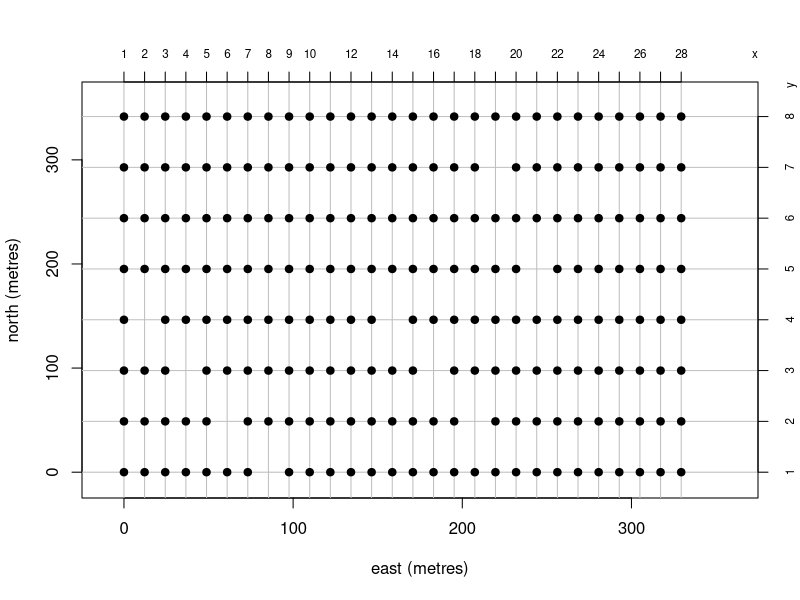
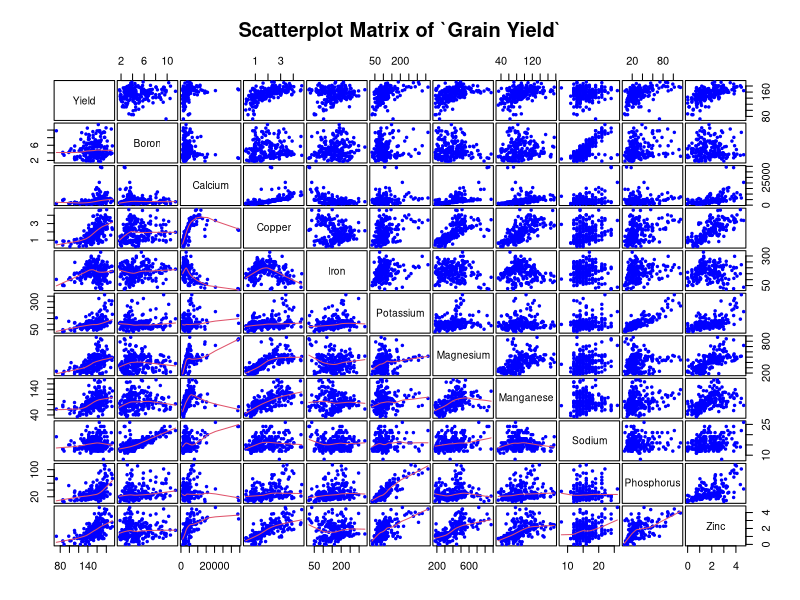
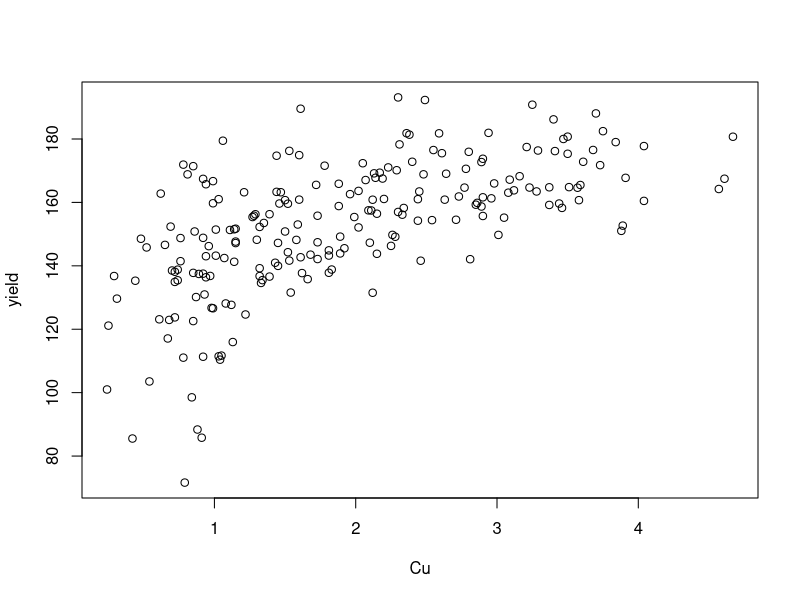
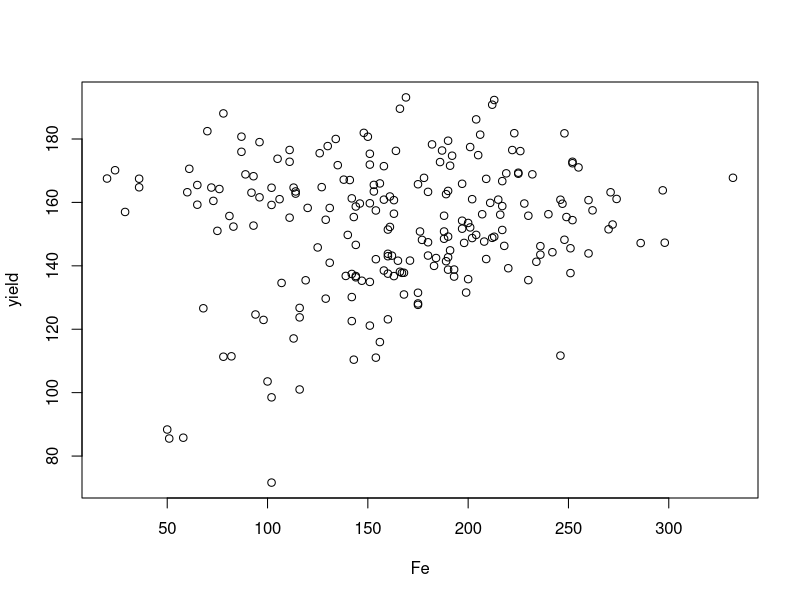
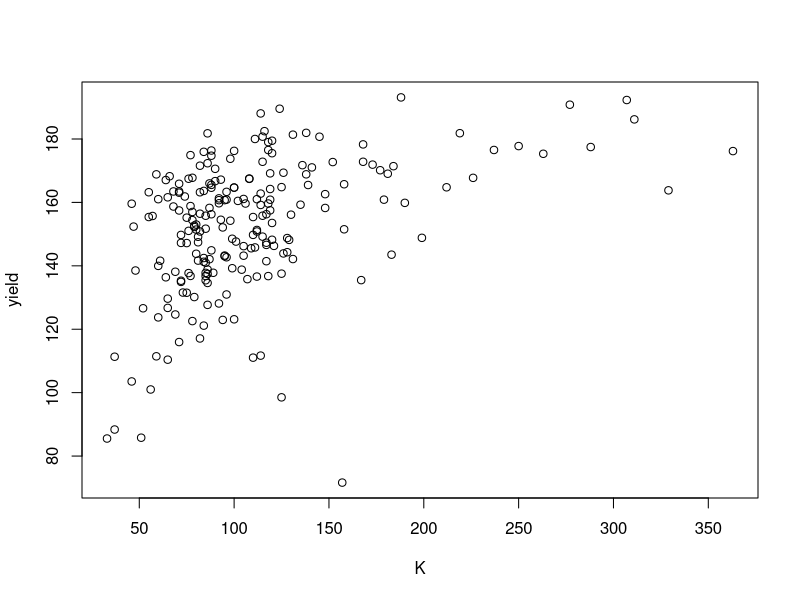
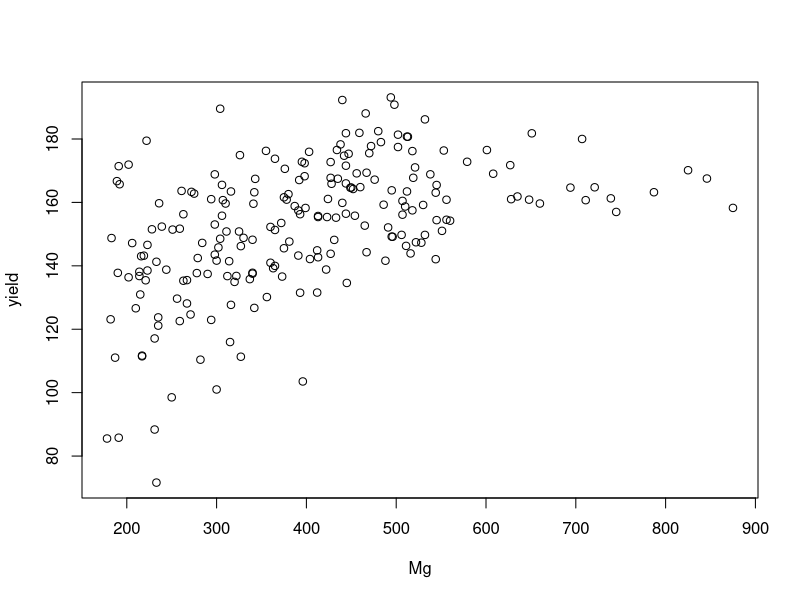
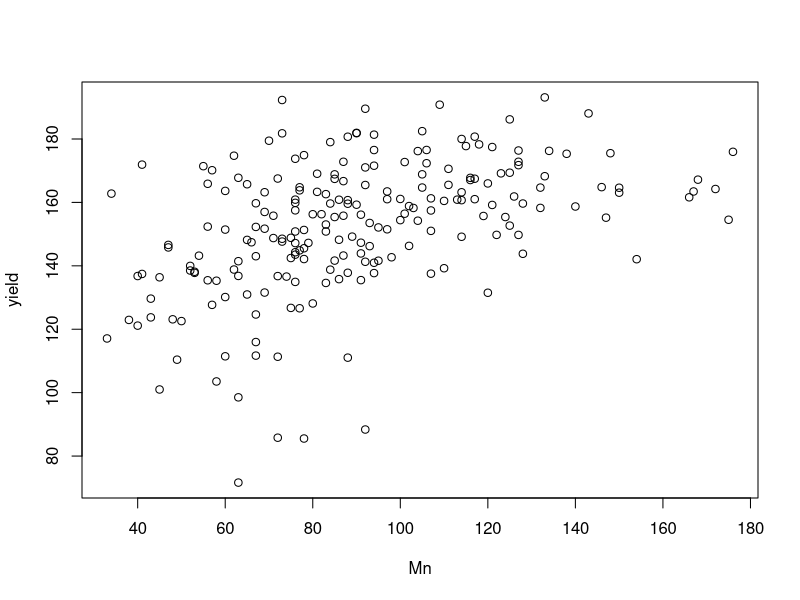
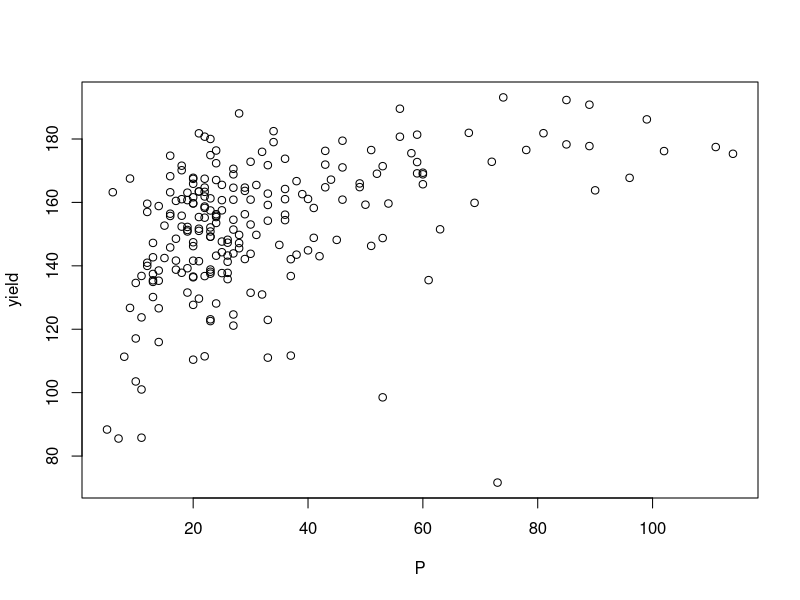

These figures' R source, in order:
## ---- chunk 1
knitr::opts_chunk$set(fig.width=12, fig.height=8, fig.path='Figs/',
                      echo=TRUE, warning=FALSE, message=FALSE)
## ---- chunk 2
#Read the data and set the colum names
gy <- read.table("Yield.dat")
names(gy) <- c("x", "y", "yield", "B", "Ca", "Cu", "Fe",
               "K", "Mg", "Mn", "Na", "P", "Zn")
## ---- chunk 3
# create basic plot
plot(I((y-1)*48.8)~I((x-1)*12.2), data=gy, xlab="east (metres)", type="n",
ylab="north (metres)", xlim=c(-10,360), ylim=c(-10,360))

# add grid lines
abline(v=(1:28-1)*12.2, h=(1:8-1)*48.8, col="grey")

# add secondary axes
axis(side=3, at=(1:28-1)*12.2, labels=1:28, line=0, cex.axis=0.7, mgp=c(3,1,0))
mtext("x", side=3, line=1, cex=0.7, adj=1)
axis(side=4, at=(1:8-1)*48.8, labels=1:8, line=0, cex.axis=0.7, mgp=c(3,1,0))
mtext("y", side=4, line=1, cex=0.7, adj=1)

# plot the site locations
points(I((y-1)*48.8)~I((x-1)*12.2), gy, pch=19)
## ---- chunk 4
#First we used the matrix scatterplots function 

pairs(yield ~ B + Ca + Cu + Fe + K + Mg + Mn + Na + P + Zn, gy, lower.panel = panel.smooth,
      col = "blue",                                            # Change color
      pch = 19,                                                # Change shape of points
      cex = 0.5,                                               # Change size of points
      labels = c("Yield","Boron","Calcium",
                 "Copper","Iron","Potassium","Magnesium", "Manganese",
                 "Sodium", "Phosphorus", "Zinc"),  # Change labels  
      gap = 0.2,                                               # Change gaps in between
      main = "Scatterplot Matrix of `Grain Yield`")
## ---- chunk 5
plot(gy[c("Cu","yield")])
## ---- chunk 6
plot(gy[c("Fe","yield")])
## ---- chunk 7
plot(gy[c("K","yield")])
## ---- chunk 8
plot(gy[c("Mg","yield")])
## ---- chunk 9
plot(gy[c("Mn","yield")])
## ---- chunk 10
plot(gy[c("P","yield")])
## ---- chunk 11
plot(gy[c("Zn","yield")])
## ---- chunk 12
#Boron
plot(gy[c("B","yield")])
## ---- chunk 13
#Calcium
plot(gy[c("Ca","yield")])
## ---- chunk 14
#Sodium
plot(gy[c("Na","yield")])
## ---- chunk 15
#Fitted multiple linear regression model and summary function
gylm <- lm(yield ~ B+Ca+Cu+Fe+K+Mg+Mn+Na+
             P+Zn, data = gy)
summary(gylm)
## ---- chunk 16
plot(gylm, which = 1)
## ---- chunk 17
# filtering out observation 200 and refitting the model 
gy2 <- gy[-c(200),] 
gy2lm <- lm(yield ~ B+Ca+Cu+Fe+K+Mg+Mn+Na+P+Zn, data = gy2)
summary(gy2lm)
## ---- chunk 18
#transformed new regression model
gy3lm <- lm(yield ~ B+I(1/Ca)+log(Cu)+log(Fe)+I(1/K)+I(1/Mg)+log(Mn)+Na+log(P)
            +log(Zn+1), data = gy2)
summary(gy3lm)
## ---- chunk 19
#forward stepwise selection approach to choose an appropriate subset from the set 
#of predictor variables previously used.
library(leaps) #required library
fssgy <- regsubsets(yield ~ B+I(1/Ca)+log(Cu)+log(Fe)+I(1/K)+I(1/Mg)+log(Mn)+Na
                    +log(P)+log(Zn+1), data = gy2, nvmax = 10,  method = "forward")
summary(fssgy)
## ---- chunk 20
fss.sum <- summary(fssgy)
fss.sum$adjr2
## ---- chunk 21
plot(summary(fssgy)$adjr2)
## ---- chunk 22
#subset selected variables model
gy4lm <- lm(yield ~ I(1/Ca)+log(Cu)+I(1/K)+I(1/Mg)+log(P)+log(Zn + 1), data = gy2)
summary(gy4lm)
## ---- chunk 23

library(glmnet)

X <- model.matrix(yield ~ B+I(1/Ca)+log(Cu)+log(Fe)+I(1/K)+I(1/Mg)+log(Mn)+Na+log(P)
                  +log(Zn+1), data = gy2)
X <- X[,-1]

Y <- gy2$yield

lasso.gy <- glmnet(X, Y, alpha = 1)

#Plot the resulting object to display the model coefficients as a function
#of their L1 norm.
plot(lasso.gy, label = TRUE)
## ---- chunk 24
# extracting relevant info from lasso object
l1norm <- colSums(abs(lasso.gy$beta))
vnames <- lasso.gy$beta@Dimnames[[1]]
par(mfrow=c(5,2), mar=c(3,4,2,1)+0.1)
# plot separate coefficient profile for each variable
for (i in 1:10) {
plot(x=l1norm, xlab="", y=lasso.gy$beta[i,], ylab=bquote(beta[.(i)]),
type="l")
abline(v=max(l1norm[which(lasso.gy$beta[i,]==0)]), lty="dotted", col="red")
legend("topright", legend=vnames[i], bty="n")
text(x=max(l1norm[which(lasso.gy$beta[i,]==0)]), y=par("usr")[4],
label=as.character(prettyNum(max(l1norm[which(lasso.gy$beta[i,]==0)]))),
col="red", xpd=NA, pos=3, cex=0.7)
}
title(xlab="L1 Norm", outer=TRUE)
## ---- chunk 25
#Use cv.glmnet() to explore how the estimated Mean Squared Error changes as a
#function of the shrinkage parameter, λ.
cv_gy <- cv.glmnet(X,Y,alpha=1) 
plot(cv_gy)

## ---- chunk 26
cv_gy$lambda.1se
## ---- chunk 27
log(cv_gy$lambda.1se)
## ---- chunk 28
coef(cv_gy)
## ---- chunk 29
#Fit a multiple regression model using only those variables suggested by the LASSO
gy.lassolm <- lm(yield ~ log(Cu)+I(1/K)+log(P)+log(Zn + 1), data = gy2)
summary(gy.lassolm)
